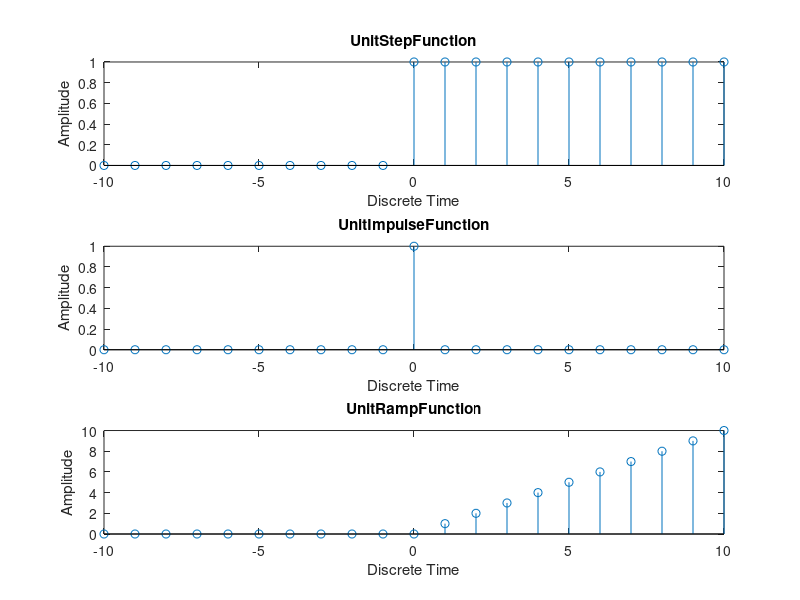

MATLAB code to generate this figure:
clc;
close all;
n=-10:10;
x=(n>=0)==1;
subplot(3,1,1);
stem(n,x);
title("UnitStepFunction");
xlabel("Discrete Time");
ylabel("Amplitude");
y=(n==0)==1;
subplot(3,1,2);
stem(n,y);
title("UnitImpulseFunction");
xlabel("Discrete Time");
ylabel("Amplitude");
z=((n>=0)==1).*n;
subplot(3,1,3);
stem(n,z);
title("UnitRampFunction");
xlabel("Discrete Time");
ylabel("Amplitude");